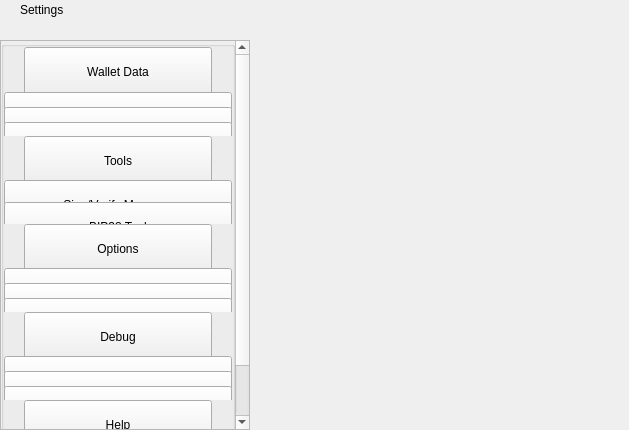
<?xml version="1.0" encoding="UTF-8"?>
<ui version="4.0">
 <class>SettingsWidget</class>
 <widget class="QWidget" name="SettingsWidget">
  <property name="geometry">
   <rect>
    <x>0</x>
    <y>0</y>
    <width>629</width>
    <height>430</height>
   </rect>
  </property>
  <property name="windowTitle">
   <string>Form</string>
  </property>
  <layout class="QHBoxLayout" name="horizontalLayout" stretch="1,2">
   <property name="spacing">
    <number>0</number>
   </property>
   <property name="leftMargin">
    <number>0</number>
   </property>
   <property name="topMargin">
    <number>0</number>
   </property>
   <property name="rightMargin">
    <number>0</number>
   </property>
   <property name="bottomMargin">
    <number>0</number>
   </property>
   <item>
    <widget class="QWidget" name="left" native="true">
     <property name="minimumSize">
      <size>
       <width>250</width>
       <height>0</height>
      </size>
     </property>
     <layout class="QVBoxLayout" name="verticalLayout">
      <property name="leftMargin">
       <number>0</number>
      </property>
      <property name="topMargin">
       <number>0</number>
      </property>
      <property name="rightMargin">
       <number>0</number>
      </property>
      <property name="bottomMargin">
       <number>0</number>
      </property>
      <item>
       <layout class="QVBoxLayout" name="verticalLayout_1">
        <property name="spacing">
         <number>0</number>
        </property>
        <item>
         <widget class="QWidget" name="titleMenuList" native="true">
          <property name="maximumSize">
           <size>
            <width>16777215</width>
            <height>30</height>
           </size>
          </property>
          <layout class="QHBoxLayout" name="horizontalLayout_1">
           <property name="spacing">
            <number>0</number>
           </property>
           <property name="leftMargin">
            <number>20</number>
           </property>
           <property name="topMargin">
            <number>0</number>
           </property>
           <property name="rightMargin">
            <number>20</number>
           </property>
           <property name="bottomMargin">
            <number>0</number>
           </property>
           <item>
            <widget class="QLabel" name="labelTitle">
             <property name="text">
              <string>Settings</string>
             </property>
            </widget>
           </item>
           <item>
            <spacer name="horizontalSpacer">
             <property name="orientation">
              <enum>Qt::Horizontal</enum>
             </property>
             <property name="sizeHint" stdset="0">
              <size>
               <width>40</width>
               <height>20</height>
              </size>
             </property>
            </spacer>
           </item>
          </layout>
         </widget>
        </item>
        <item>
         <spacer name="verticalSpacer_2">
          <property name="orientation">
           <enum>Qt::Vertical</enum>
          </property>
          <property name="sizeType">
           <enum>QSizePolicy::Fixed</enum>
          </property>
          <property name="sizeHint" stdset="0">
           <size>
            <width>20</width>
            <height>20</height>
           </size>
          </property>
         </spacer>
        </item>
        <item>
         <layout class="QVBoxLayout" name="verticalLayout_2">
          <item>
           <widget class="QScrollArea" name="scrollArea">
            <property name="sizePolicy">
             <sizepolicy hsizetype="Expanding" vsizetype="MinimumExpanding">
              <horstretch>0</horstretch>
              <verstretch>0</verstretch>
             </sizepolicy>
            </property>
            <property name="styleSheet">
             <string notr="true"/>
            </property>
            <property name="horizontalScrollBarPolicy">
             <enum>Qt::ScrollBarAlwaysOff</enum>
            </property>
            <property name="sizeAdjustPolicy">
             <enum>QAbstractScrollArea::AdjustIgnored</enum>
            </property>
            <property name="widgetResizable">
             <bool>true</bool>
            </property>
            <property name="alignment">
             <set>Qt::AlignLeading|Qt::AlignLeft|Qt::AlignTop</set>
            </property>
            <widget class="QWidget" name="scrollAreaWidgetContents">
             <property name="geometry">
              <rect>
               <x>0</x>
               <y>-68</y>
               <width>230</width>
               <height>452</height>
              </rect>
             </property>
             <property name="sizePolicy">
              <sizepolicy hsizetype="Preferred" vsizetype="MinimumExpanding">
               <horstretch>0</horstretch>
               <verstretch>0</verstretch>
              </sizepolicy>
             </property>
             <property name="maximumSize">
              <size>
               <width>16777215</width>
               <height>650</height>
              </size>
             </property>
             <property name="autoFillBackground">
              <bool>true</bool>
             </property>
             <layout class="QVBoxLayout" name="verticalLayout_3">
              <property name="spacing">
               <number>0</number>
              </property>
              <property name="sizeConstraint">
               <enum>QLayout::SetDefaultConstraint</enum>
              </property>
              <property name="leftMargin">
               <number>0</number>
              </property>
              <property name="topMargin">
               <number>0</number>
              </property>
              <property name="rightMargin">
               <number>0</number>
              </property>
              <property name="bottomMargin">
               <number>0</number>
              </property>
              <item>
               <layout class="QVBoxLayout" name="verticalLayout_4">
                <property name="spacing">
                 <number>0</number>
                </property>
                <item alignment="Qt::AlignTop">
                 <widget class="QGroupBox" name="groupBox">
                  <property name="sizePolicy">
                   <sizepolicy hsizetype="Preferred" vsizetype="MinimumExpanding">
                    <horstretch>0</horstretch>
                    <verstretch>0</verstretch>
                   </sizepolicy>
                  </property>
                  <property name="maximumSize">
                   <size>
                    <width>16777215</width>
                    <height>450</height>
                   </size>
                  </property>
                  <property name="title">
                   <string/>
                  </property>
                  <layout class="QVBoxLayout" name="verticalLayout_5">
                   <property name="spacing">
                    <number>0</number>
                   </property>
                   <property name="leftMargin">
                    <number>0</number>
                   </property>
                   <property name="topMargin">
                    <number>0</number>
                   </property>
                   <property name="rightMargin">
                    <number>0</number>
                   </property>
                   <property name="bottomMargin">
                    <number>0</number>
                   </property>
                   <item>
                    <widget class="QWidget" name="menuFileContainer" native="true">
                     <property name="maximumSize">
                      <size>
                       <width>16777215</width>
                       <height>160</height>
                      </size>
                     </property>
                     <layout class="QHBoxLayout" name="horizontalLayout_2">
                      <property name="spacing">
                       <number>0</number>
                      </property>
                      <property name="leftMargin">
                       <number>20</number>
                      </property>
                      <property name="topMargin">
                       <number>0</number>
                      </property>
                      <property name="rightMargin">
                       <number>20</number>
                      </property>
                      <property name="bottomMargin">
                       <number>0</number>
                      </property>
                      <item alignment="Qt::AlignTop">
                       <widget class="QPushButton" name="pushButtonFile">
                        <property name="minimumSize">
                         <size>
                          <width>0</width>
                          <height>50</height>
                         </size>
                        </property>
                        <property name="maximumSize">
                         <size>
                          <width>16777215</width>
                          <height>50</height>
                         </size>
                        </property>
                        <property name="focusPolicy">
                         <enum>Qt::NoFocus</enum>
                        </property>
                        <property name="text">
                         <string>Wallet Data</string>
                        </property>
                        <property name="checkable">
                         <bool>true</bool>
                        </property>
                        <property name="autoExclusive">
                         <bool>false</bool>
                        </property>
                       </widget>
                      </item>
                     </layout>
                    </widget>
                   </item>
                   <item>
                    <widget class="QWidget" name="fileButtonsWidget" native="true">
                     <property name="maximumSize">
                      <size>
                       <width>16777215</width>
                       <height>165</height>
                      </size>
                     </property>
                     <layout class="QVBoxLayout" name="verticalLayout_6">
                      <property name="spacing">
                       <number>0</number>
                      </property>
                      <property name="leftMargin">
                       <number>0</number>
                      </property>
                      <property name="topMargin">
                       <number>0</number>
                      </property>
                      <property name="rightMargin">
                       <number>0</number>
                      </property>
                      <property name="bottomMargin">
                       <number>0</number>
                      </property>
                      <item>
                       <widget class="QPushButton" name="pushButtonFile2">
                        <property name="minimumSize">
                         <size>
                          <width>0</width>
                          <height>50</height>
                         </size>
                        </property>
                        <property name="maximumSize">
                         <size>
                          <width>16777215</width>
                          <height>50</height>
                         </size>
                        </property>
                        <property name="focusPolicy">
                         <enum>Qt::NoFocus</enum>
                        </property>
                        <property name="text">
                         <string>Wallet</string>
                        </property>
                        <property name="checkable">
                         <bool>true</bool>
                        </property>
                        <property name="autoExclusive">
                         <bool>false</bool>
                        </property>
                       </widget>
                      </item>
                      <item>
                       <widget class="QPushButton" name="pushButtonFile3">
                        <property name="minimumSize">
                         <size>
                          <width>0</width>
                          <height>50</height>
                         </size>
                        </property>
                        <property name="maximumSize">
                         <size>
                          <width>16777215</width>
                          <height>50</height>
                         </size>
                        </property>
                        <property name="focusPolicy">
                         <enum>Qt::NoFocus</enum>
                        </property>
                        <property name="text">
                         <string>Multisend</string>
                        </property>
                        <property name="checkable">
                         <bool>true</bool>
                        </property>
                        <property name="autoExclusive">
                         <bool>false</bool>
                        </property>
                       </widget>
                      </item>
                      <item>
                       <widget class="QPushButton" name="pushButtonExportCsv">
                        <property name="minimumSize">
                         <size>
                          <width>0</width>
                          <height>50</height>
                         </size>
                        </property>
                        <property name="maximumSize">
                         <size>
                          <width>16777215</width>
                          <height>50</height>
                         </size>
                        </property>
                        <property name="focusPolicy">
                         <enum>Qt::NoFocus</enum>
                        </property>
                        <property name="text">
                         <string>Export Accounting</string>
                        </property>
                        <property name="checkable">
                         <bool>true</bool>
                        </property>
                        <property name="autoExclusive">
                         <bool>false</bool>
                        </property>
                       </widget>
                      </item>
                     </layout>
                    </widget>
                   </item>
                   <item>
                    <widget class="QWidget" name="menuToolsContainer" native="true">
                     <property name="maximumSize">
                      <size>
                       <width>16777215</width>
                       <height>160</height>
                      </size>
                     </property>
                     <layout class="QHBoxLayout" name="horizontalLayout_3">
                      <property name="spacing">
                       <number>0</number>
                      </property>
                      <property name="leftMargin">
                       <number>20</number>
                      </property>
                      <property name="topMargin">
                       <number>0</number>
                      </property>
                      <property name="rightMargin">
                       <number>20</number>
                      </property>
                      <property name="bottomMargin">
                       <number>0</number>
                      </property>
                      <item alignment="Qt::AlignTop">
                       <widget class="QPushButton" name="pushButtonConfiguration">
                        <property name="minimumSize">
                         <size>
                          <width>0</width>
                          <height>50</height>
                         </size>
                        </property>
                        <property name="maximumSize">
                         <size>
                          <width>16777215</width>
                          <height>50</height>
                         </size>
                        </property>
                        <property name="focusPolicy">
                         <enum>Qt::NoFocus</enum>
                        </property>
                        <property name="text">
                         <string>Tools</string>
                        </property>
                        <property name="checkable">
                         <bool>true</bool>
                        </property>
                        <property name="autoExclusive">
                         <bool>false</bool>
                        </property>
                       </widget>
                      </item>
                     </layout>
                    </widget>
                   </item>
                   <item>
                    <widget class="QWidget" name="configurationButtonsWidget" native="true">
                     <property name="maximumSize">
                      <size>
                       <width>16777215</width>
                       <height>105</height>
                      </size>
                     </property>
                     <layout class="QVBoxLayout" name="verticalLayout_7">
                      <property name="spacing">
                       <number>0</number>
                      </property>
                      <property name="leftMargin">
                       <number>0</number>
                      </property>
                      <property name="topMargin">
                       <number>0</number>
                      </property>
                      <property name="rightMargin">
                       <number>0</number>
                      </property>
                      <property name="bottomMargin">
                       <number>0</number>
                      </property>
                      <item>
                       <widget class="QPushButton" name="pushButtonConfiguration4">
                        <property name="minimumSize">
                         <size>
                          <width>0</width>
                          <height>50</height>
                         </size>
                        </property>
                        <property name="maximumSize">
                         <size>
                          <width>16777215</width>
                          <height>50</height>
                         </size>
                        </property>
                        <property name="focusPolicy">
                         <enum>Qt::NoFocus</enum>
                        </property>
                        <property name="text">
                         <string>Sign/Verify Message</string>
                        </property>
                        <property name="checkable">
                         <bool>true</bool>
                        </property>
                        <property name="autoExclusive">
                         <bool>false</bool>
                        </property>
                       </widget>
                      </item>
                      <item>
                       <widget class="QPushButton" name="pushButtonConfiguration3">
                        <property name="minimumSize">
                         <size>
                          <width>0</width>
                          <height>50</height>
                         </size>
                        </property>
                        <property name="maximumSize">
                         <size>
                          <width>16777215</width>
                          <height>50</height>
                         </size>
                        </property>
                        <property name="focusPolicy">
                         <enum>Qt::NoFocus</enum>
                        </property>
                        <property name="text">
                         <string>BIP38 Tool</string>
                        </property>
                        <property name="checkable">
                         <bool>true</bool>
                        </property>
                        <property name="autoExclusive">
                         <bool>false</bool>
                        </property>
                       </widget>
                      </item>
                     </layout>
                    </widget>
                   </item>
                   <item>
                    <layout class="QHBoxLayout" name="horizontalLayout_4">
                     <property name="spacing">
                      <number>0</number>
                     </property>
                     <property name="leftMargin">
                      <number>20</number>
                     </property>
                     <property name="rightMargin">
                      <number>20</number>
                     </property>
                     <item alignment="Qt::AlignTop">
                      <widget class="QPushButton" name="pushButtonOptions">
                       <property name="minimumSize">
                        <size>
                         <width>0</width>
                         <height>50</height>
                        </size>
                       </property>
                       <property name="maximumSize">
                        <size>
                         <width>16777215</width>
                         <height>50</height>
                        </size>
                       </property>
                       <property name="focusPolicy">
                        <enum>Qt::NoFocus</enum>
                       </property>
                       <property name="text">
                        <string>Options</string>
                       </property>
                       <property name="checkable">
                        <bool>true</bool>
                       </property>
                       <property name="autoExclusive">
                        <bool>false</bool>
                       </property>
                      </widget>
                     </item>
                    </layout>
                   </item>
                   <item>
                    <widget class="QWidget" name="optionsButtonsWidget" native="true">
                     <property name="maximumSize">
                      <size>
                       <width>16777215</width>
                       <height>160</height>
                      </size>
                     </property>
                     <layout class="QVBoxLayout" name="verticalLayout_8">
                      <property name="spacing">
                       <number>0</number>
                      </property>
                      <property name="leftMargin">
                       <number>0</number>
                      </property>
                      <property name="topMargin">
                       <number>0</number>
                      </property>
                      <property name="rightMargin">
                       <number>0</number>
                      </property>
                      <property name="bottomMargin">
                       <number>0</number>
                      </property>
                      <item>
                       <widget class="QPushButton" name="pushButtonOptions1">
                        <property name="minimumSize">
                         <size>
                          <width>0</width>
                          <height>50</height>
                         </size>
                        </property>
                        <property name="maximumSize">
                         <size>
                          <width>16777215</width>
                          <height>50</height>
                         </size>
                        </property>
                        <property name="focusPolicy">
                         <enum>Qt::NoFocus</enum>
                        </property>
                        <property name="text">
                         <string>Main</string>
                        </property>
                        <property name="checkable">
                         <bool>true</bool>
                        </property>
                        <property name="checked">
                         <bool>false</bool>
                        </property>
                        <property name="autoExclusive">
                         <bool>false</bool>
                        </property>
                       </widget>
                      </item>
                      <item>
                       <widget class="QPushButton" name="pushButtonOptions2">
                        <property name="minimumSize">
                         <size>
                          <width>0</width>
                          <height>50</height>
                         </size>
                        </property>
                        <property name="maximumSize">
                         <size>
                          <width>16777215</width>
                          <height>50</height>
                         </size>
                        </property>
                        <property name="focusPolicy">
                         <enum>Qt::NoFocus</enum>
                        </property>
                        <property name="text">
                         <string>Wallet</string>
                        </property>
                        <property name="checkable">
                         <bool>true</bool>
                        </property>
                        <property name="autoExclusive">
                         <bool>false</bool>
                        </property>
                       </widget>
                      </item>
                      <item>
                       <widget class="QPushButton" name="pushButtonOptions5">
                        <property name="minimumSize">
                         <size>
                          <width>0</width>
                          <height>50</height>
                         </size>
                        </property>
                        <property name="maximumSize">
                         <size>
                          <width>16777215</width>
                          <height>50</height>
                         </size>
                        </property>
                        <property name="focusPolicy">
                         <enum>Qt::NoFocus</enum>
                        </property>
                        <property name="text">
                         <string>Display</string>
                        </property>
                        <property name="checkable">
                         <bool>true</bool>
                        </property>
                        <property name="autoExclusive">
                         <bool>false</bool>
                        </property>
                       </widget>
                      </item>
                     </layout>
                    </widget>
                   </item>
                   <item>
                    <layout class="QHBoxLayout" name="horizontalTools">
                     <property name="spacing">
                      <number>0</number>
                     </property>
                     <property name="leftMargin">
                      <number>20</number>
                     </property>
                     <property name="rightMargin">
                      <number>20</number>
                     </property>
                     <item alignment="Qt::AlignTop">
                      <widget class="QPushButton" name="pushButtonTools">
                       <property name="minimumSize">
                        <size>
                         <width>0</width>
                         <height>50</height>
                        </size>
                       </property>
                       <property name="maximumSize">
                        <size>
                         <width>16777215</width>
                         <height>50</height>
                        </size>
                       </property>
                       <property name="focusPolicy">
                        <enum>Qt::NoFocus</enum>
                       </property>
                       <property name="text">
                        <string>Debug</string>
                       </property>
                       <property name="checkable">
                        <bool>true</bool>
                       </property>
                       <property name="autoExclusive">
                        <bool>false</bool>
                       </property>
                      </widget>
                     </item>
                    </layout>
                   </item>
                   <item>
                    <widget class="QWidget" name="toolsButtonsWidget" native="true">
                     <property name="maximumSize">
                      <size>
                       <width>16777215</width>
                       <height>160</height>
                      </size>
                     </property>
                     <layout class="QVBoxLayout" name="verticalTools_11">
                      <property name="spacing">
                       <number>0</number>
                      </property>
                      <property name="leftMargin">
                       <number>0</number>
                      </property>
                      <property name="topMargin">
                       <number>0</number>
                      </property>
                      <property name="rightMargin">
                       <number>0</number>
                      </property>
                      <property name="bottomMargin">
                       <number>0</number>
                      </property>
                      <item>
                       <widget class="QPushButton" name="pushButtonTools1">
                        <property name="minimumSize">
                         <size>
                          <width>0</width>
                          <height>50</height>
                         </size>
                        </property>
                        <property name="maximumSize">
                         <size>
                          <width>16777215</width>
                          <height>50</height>
                         </size>
                        </property>
                        <property name="focusPolicy">
                         <enum>Qt::NoFocus</enum>
                        </property>
                        <property name="text">
                         <string>Information</string>
                        </property>
                        <property name="checkable">
                         <bool>true</bool>
                        </property>
                        <property name="checked">
                         <bool>false</bool>
                        </property>
                        <property name="autoExclusive">
                         <bool>false</bool>
                        </property>
                       </widget>
                      </item>
                      <item>
                       <widget class="QPushButton" name="pushButtonTools2">
                        <property name="minimumSize">
                         <size>
                          <width>0</width>
                          <height>50</height>
                         </size>
                        </property>
                        <property name="maximumSize">
                         <size>
                          <width>16777215</width>
                          <height>50</height>
                         </size>
                        </property>
                        <property name="focusPolicy">
                         <enum>Qt::NoFocus</enum>
                        </property>
                        <property name="text">
                         <string>Console</string>
                        </property>
                        <property name="checkable">
                         <bool>true</bool>
                        </property>
                        <property name="autoExclusive">
                         <bool>false</bool>
                        </property>
                       </widget>
                      </item>
                      <item>
                       <widget class="QPushButton" name="pushButtonTools5">
                        <property name="minimumSize">
                         <size>
                          <width>0</width>
                          <height>50</height>
                         </size>
                        </property>
                        <property name="maximumSize">
                         <size>
                          <width>16777215</width>
                          <height>50</height>
                         </size>
                        </property>
                        <property name="focusPolicy">
                         <enum>Qt::NoFocus</enum>
                        </property>
                        <property name="text">
                         <string>Wallet Repair</string>
                        </property>
                        <property name="checkable">
                         <bool>true</bool>
                        </property>
                        <property name="autoExclusive">
                         <bool>false</bool>
                        </property>
                       </widget>
                      </item>
                     </layout>
                    </widget>
                   </item>
                   <item>
                    <layout class="QHBoxLayout" name="horizontalHelp">
                     <property name="spacing">
                      <number>0</number>
                     </property>
                     <property name="leftMargin">
                      <number>20</number>
                     </property>
                     <property name="rightMargin">
                      <number>20</number>
                     </property>
                     <item alignment="Qt::AlignTop">
                      <widget class="QPushButton" name="pushButtonHelp">
                       <property name="minimumSize">
                        <size>
                         <width>0</width>
                         <height>50</height>
                        </size>
                       </property>
                       <property name="maximumSize">
                        <size>
                         <width>16777215</width>
                         <height>50</height>
                        </size>
                       </property>
                       <property name="focusPolicy">
                        <enum>Qt::NoFocus</enum>
                       </property>
                       <property name="text">
                        <string>Help</string>
                       </property>
                       <property name="checkable">
                        <bool>true</bool>
                       </property>
                       <property name="autoExclusive">
                        <bool>false</bool>
                       </property>
                      </widget>
                     </item>
                    </layout>
                   </item>
                   <item>
                    <widget class="QWidget" name="helpButtonsWidget" native="true">
                     <property name="maximumSize">
                      <size>
                       <width>16777215</width>
                       <height>100</height>
                      </size>
                     </property>
                     <layout class="QVBoxLayout" name="verticalHelp">
                      <property name="spacing">
                       <number>0</number>
                      </property>
                      <property name="leftMargin">
                       <number>0</number>
                      </property>
                      <property name="topMargin">
                       <number>0</number>
                      </property>
                      <property name="rightMargin">
                       <number>0</number>
                      </property>
                      <property name="bottomMargin">
                       <number>0</number>
                      </property>
                      <item>
                       <widget class="QPushButton" name="pushButtonHelp1">
                        <property name="minimumSize">
                         <size>
                          <width>0</width>
                          <height>50</height>
                         </size>
                        </property>
                        <property name="maximumSize">
                         <size>
                          <width>16777215</width>
                          <height>50</height>
                         </size>
                        </property>
                        <property name="focusPolicy">
                         <enum>Qt::NoFocus</enum>
                        </property>
                        <property name="text">
                         <string>FAQ</string>
                        </property>
                        <property name="checkable">
                         <bool>false</bool>
                        </property>
                        <property name="checked">
                         <bool>false</bool>
                        </property>
                        <property name="autoExclusive">
                         <bool>false</bool>
                        </property>
                       </widget>
                      </item>
                      <item>
                       <widget class="QPushButton" name="pushButtonHelp2">
                        <property name="minimumSize">
                         <size>
                          <width>0</width>
                          <height>50</height>
                         </size>
                        </property>
                        <property name="maximumSize">
                         <size>
                          <width>16777215</width>
                          <height>50</height>
                         </size>
                        </property>
                        <property name="focusPolicy">
                         <enum>Qt::NoFocus</enum>
                        </property>
                        <property name="text">
                         <string>About CASHHAND</string>
                        </property>
                        <property name="checkable">
                         <bool>false</bool>
                        </property>
                        <property name="autoExclusive">
                         <bool>false</bool>
                        </property>
                       </widget>
                      </item>
                     </layout>
                    </widget>
                   </item>
                  </layout>
                 </widget>
                </item>
               </layout>
              </item>
             </layout>
            </widget>
           </widget>
          </item>
         </layout>
        </item>
       </layout>
      </item>
     </layout>
    </widget>
   </item>
   <item>
    <widget class="QWidget" name="right" native="true">
     <layout class="QVBoxLayout" name="verticalLayout_9">
      <property name="leftMargin">
       <number>0</number>
      </property>
      <property name="topMargin">
       <number>0</number>
      </property>
      <property name="rightMargin">
       <number>0</number>
      </property>
      <property name="bottomMargin">
       <number>0</number>
      </property>
      <item>
       <layout class="QVBoxLayout" name="verticalLayout_10">
        <property name="spacing">
         <number>6</number>
        </property>
        <item>
         <layout class="QVBoxLayout" name="verticalLayout_11">
          <item>
           <widget class="QStackedWidget" name="stackedWidgetContainer"/>
          </item>
         </layout>
        </item>
       </layout>
      </item>
     </layout>
    </widget>
   </item>
  </layout>
 </widget>
 <resources/>
 <connections/>
</ui>
